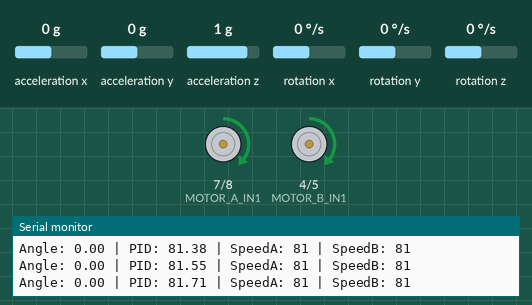
A sketch run on a simulated Arduino Uno, built with avr-gcc and run on an emulated ATmega328P. On the bench: motor-driver pin pairs drawn as motors (green arrow = first pin HIGH = forward, orange = second pin HIGH = backward, longer = more drive, scaled by the enable pin), the last lines printed to the serial monitor. The inputs (shaded band) are chosen by the test bench; at power-on: acceleration z 1 g, acceleration x 0 g, rotation y 0 °/s, acceleration y 0 g, rotation x 0 °/s, rotation z 0 °/s.

Above: at 9.1 s.
9.2 s: acceleration z set to 0.1 g
10.7 s: acceleration z set to -0.2 g
At 10.81 s:
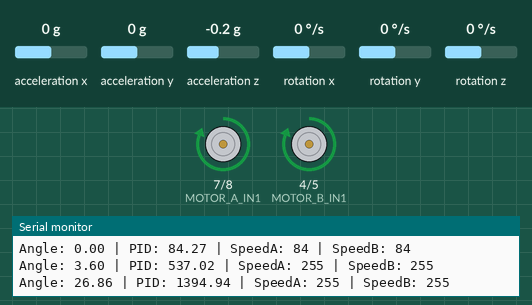
12.4 s: acceleration x set to -0.2 g
At 15.2 s:
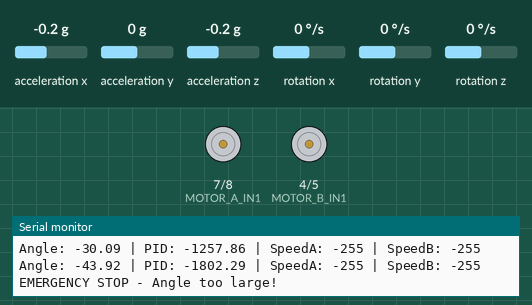
15.4 s: rotation y set to 4 °/s
At 15.8 s:
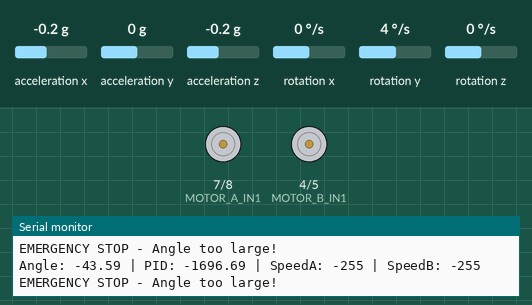
18.4 s: acceleration x set to 0 g
20.3 s: rotation y set to -6 °/s
At 23.2 s:
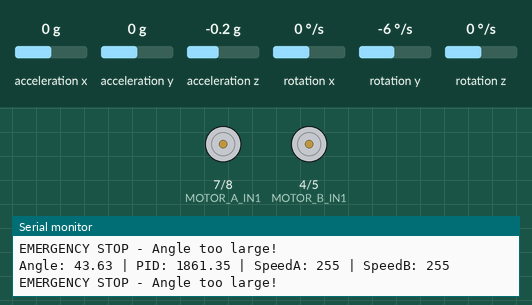
Timing chart, 0 to 24.3 s (numbered marks = the images above; inputs shaded):
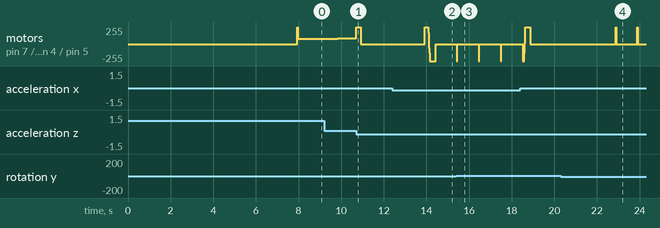

The sketch:

self_balancing_robot.ino
```cpp
/*
 * Self-Balancing Two-Wheel Robot with Serial Control
 *
 * This robot uses PID control and an MPU6050 IMU to maintain balance
 * Commands via USB Serial: 'f' (forward), 'b' (backward), 'l' (left), 'r' (right)
 *
 * Hardware Requirements:
 * - Arduino Nano/Uno
 * - MPU6050 Gyroscope/Accelerometer
 * - L298N Motor Driver
 * - 2x DC Motors with encoders (recommended)
 * - 2x Wheels
 * - Battery (7.4V-12V LiPo recommended)
 */

#include <Wire.h>
#include <MPU6050.h>

// ==================== PIN DEFINITIONS ====================
// Motor A (Left)
#define MOTOR_A_IN1 7
#define MOTOR_A_IN2 8
#define MOTOR_A_PWM 9  // Must be PWM pin

// Motor B (Right)
#define MOTOR_B_IN1 4
#define MOTOR_B_IN2 5
#define MOTOR_B_PWM 10 // Must be PWM pin

// ==================== GLOBAL VARIABLES ====================
MPU6050 mpu;

// PID Variables for balancing
float Kp = 40.0;   // Proportional gain (tune this first)
float Ki = 0.8;    // Integral gain (tune second)
float Kd = 1.2;    // Derivative gain (tune third)

float targetAngle = -2.0;  // Target angle (adjust based on robot's center of gravity)
float currentAngle = 0;
float angleError = 0;
float lastError = 0;
float errorSum = 0;
float pidOutput = 0;

// Motor speed variables
int baseSpeed = 0;      // Base forward/backward speed from commands
int turnSpeed = 0;      // Turning speed from left/right commands
int motorSpeedA = 0;    // Final speed for left motor
int motorSpeedB = 0;    // Final speed for right motor

// Command variables
char command = 's';     // Current command: f/b/l/r/s(stop)
unsigned long lastCommandTime = 0;
const unsigned long COMMAND_TIMEOUT = 500; // Stop if no command for 500ms

// Timing
unsigned long lastTime = 0;
float dt = 0.01; // 10ms loop time

// Complementary filter variables
float accAngle = 0;
float gyroRate = 0;
float filteredAngle = 0;
const float ALPHA = 0.98; // Complementary filter constant

// Safety limits
const int MAX_SPEED = 255;
const int MAX_ANGLE = 45;  // Maximum tilt angle before emergency stop
const float MAX_ERROR_SUM = 100.0; // Anti-windup for integral term

// ==================== SETUP ====================
void setup() {
  // Initialize serial communication
  Serial.begin(115200);
  Serial.println("Self-Balancing Robot Initializing...");

  // Initialize motor pins
  pinMode(MOTOR_A_IN1, OUTPUT);
  pinMode(MOTOR_A_IN2, OUTPUT);
  pinMode(MOTOR_A_PWM, OUTPUT);
  pinMode(MOTOR_B_IN1, OUTPUT);
  pinMode(MOTOR_B_IN2, OUTPUT);
  pinMode(MOTOR_B_PWM, OUTPUT);

  // Initialize I2C and MPU6050
  Wire.begin();
  mpu.initialize();

  // Check MPU6050 connection
  if (mpu.testConnection()) {
    Serial.println("MPU6050 connection successful");
  } else {
    Serial.println("MPU6050 connection failed!");
    while (1); // Halt if sensor not found
  }

  // Calibrate MPU6050
  Serial.println("Calibrating MPU6050... Keep robot upright and still!");
  delay(2000);
  calibrateMPU6050();

  Serial.println("Calibration complete!");
  Serial.println("Commands: f=forward, b=backward, l=left, r=right, s=stop");
  Serial.println("Robot ready!");

  lastTime = millis();
}

// ==================== MAIN LOOP ====================
void loop() {
  unsigned long currentTime = millis();
  dt = (currentTime - lastTime) / 1000.0;
  lastTime = currentTime;

  // Read sensor data and calculate angle
  readSensorAndCalculateAngle();

  // Check for emergency stop condition
  if (abs(currentAngle) > MAX_ANGLE) {
    emergencyStop();
    return;
  }

  // Read serial commands
  readSerialCommands();

  // Calculate PID output for balancing
  calculatePID();

  // Apply command speeds (forward/backward/turn)
  applyCommandSpeeds();

  // Calculate final motor speeds
  motorSpeedA = constrain(pidOutput + baseSpeed - turnSpeed, -MAX_SPEED, MAX_SPEED);
  motorSpeedB = constrain(pidOutput + baseSpeed + turnSpeed, -MAX_SPEED, MAX_SPEED);

  // Drive motors
  driveMotors(motorSpeedA, motorSpeedB);

  // Debug output (comment out for better performance)
  if (currentTime % 100 < dt * 1000) { // Print every ~100ms
    Serial.print("Angle: "); Serial.print(currentAngle);
    Serial.print(" | PID: "); Serial.print(pidOutput);
    Serial.print(" | SpeedA: "); Serial.print(motorSpeedA);
    Serial.print(" | SpeedB: "); Serial.println(motorSpeedB);
  }

  // Maintain consistent loop time
  delay(10); // 10ms = 100Hz update rate
}

// ==================== SENSOR READING ====================
void readSensorAndCalculateAngle() {
  int16_t ax, ay, az;
  int16_t gx, gy, gz;

  // Read raw sensor data
  mpu.getMotion6(&ax, &ay, &az, &gx, &gy, &gz);

  // Calculate angle from accelerometer (in degrees)
  // For a two-wheel robot, we care about pitch (rotation around Y-axis)
  accAngle = atan2(ax, az) * 180.0 / PI;

  // Calculate gyro rate (convert to degrees/second)
  gyroRate = gy / 131.0; // For default ±250°/s range

  // Complementary filter to combine accelerometer and gyroscope
  filteredAngle = ALPHA * (filteredAngle + gyroRate * dt) + (1.0 - ALPHA) * accAngle;

  currentAngle = filteredAngle;
}

// ==================== PID CONTROL ====================
void calculatePID() {
  // Calculate error
  angleError = currentAngle - targetAngle;

  // Proportional term
  float P = Kp * angleError;

  // Integral term (with anti-windup)
  errorSum += angleError * dt;
  errorSum = constrain(errorSum, -MAX_ERROR_SUM, MAX_ERROR_SUM);
  float I = Ki * errorSum;

  // Derivative term
  float D = Kd * (angleError - lastError) / dt;

  // Calculate total PID output
  pidOutput = P + I + D;

  // Store error for next iteration
  lastError = angleError;
}

// ==================== SERIAL COMMANDS ====================
void readSerialCommands() {
  if (Serial.available() > 0) {
    char incoming = Serial.read();

    // Only accept valid commands
    if (incoming == 'f' || incoming == 'b' || incoming == 'l' ||
        incoming == 'r' || incoming == 's') {
      command = incoming;
      lastCommandTime = millis();
    }
  }

  // Timeout check - stop if no command received recently
  if (millis() - lastCommandTime > COMMAND_TIMEOUT) {
    command = 's';
  }
}

// ==================== COMMAND SPEEDS ====================
void applyCommandSpeeds() {
  const int DRIVE_SPEED = 30;  // Base driving speed
  const int TURN_SPEED = 25;   // Turning speed

  switch (command) {
    case 'f': // Forward
      baseSpeed = DRIVE_SPEED;
      turnSpeed = 0;
      break;

    case 'b': // Backward
      baseSpeed = -DRIVE_SPEED;
      turnSpeed = 0;
      break;

    case 'l': // Left (rotate in place)
      baseSpeed = 0;
      turnSpeed = TURN_SPEED;
      break;

    case 'r': // Right (rotate in place)
      baseSpeed = 0;
      turnSpeed = -TURN_SPEED;
      break;

    case 's': // Stop
    default:
      baseSpeed = 0;
      turnSpeed = 0;
      break;
  }
}

// ==================== MOTOR CONTROL ====================
void driveMotors(int speedA, int speedB) {
  // Motor A (Left)
  if (speedA > 0) {
    digitalWrite(MOTOR_A_IN1, HIGH);
    digitalWrite(MOTOR_A_IN2, LOW);
  } else {
    digitalWrite(MOTOR_A_IN1, LOW);
    digitalWrite(MOTOR_A_IN2, HIGH);
  }
  analogWrite(MOTOR_A_PWM, abs(speedA));

  // Motor B (Right)
  if (speedB > 0) {
    digitalWrite(MOTOR_B_IN1, HIGH);
    digitalWrite(MOTOR_B_IN2, LOW);
  } else {
    digitalWrite(MOTOR_B_IN1, LOW);
    digitalWrite(MOTOR_B_IN2, HIGH);
  }
  analogWrite(MOTOR_B_PWM, abs(speedB));
}

// ==================== CALIBRATION ====================
void calibrateMPU6050() {
  int32_t ax_sum = 0, ay_sum = 0, az_sum = 0;
  int32_t gx_sum = 0, gy_sum = 0, gz_sum = 0;
  const int samples = 1000;

  for (int i = 0; i < samples; i++) {
    int16_t ax, ay, az, gx, gy, gz;
    mpu.getMotion6(&ax, &ay, &az, &gx, &gy, &gz);

    ax_sum += ax;
    ay_sum += ay;
    az_sum += az;
    gx_sum += gx;
    gy_sum += gy;
    gz_sum += gz;

    delay(2);
  }

  // Calculate offsets
  int16_t ax_offset = -(ax_sum / samples);
  int16_t ay_offset = -(ay_sum / samples);
  int16_t az_offset = 16384 - (az_sum / samples); // 1g = 16384 in default config
  int16_t gx_offset = -(gx_sum / samples);
  int16_t gy_offset = -(gy_sum / samples);
  int16_t gz_offset = -(gz_sum / samples);

  // Apply offsets
  mpu.setXAccelOffset(ax_offset);
  mpu.setYAccelOffset(ay_offset);
  mpu.setZAccelOffset(az_offset);
  mpu.setXGyroOffset(gx_offset);
  mpu.setYGyroOffset(gy_offset);
  mpu.setZGyroOffset(gz_offset);

  Serial.println("Offsets calculated and applied");
}

// ==================== EMERGENCY STOP ====================
void emergencyStop() {
  // Stop all motors
  digitalWrite(MOTOR_A_IN1, LOW);
  digitalWrite(MOTOR_A_IN2, LOW);
  digitalWrite(MOTOR_B_IN1, LOW);
  digitalWrite(MOTOR_B_IN2, LOW);
  analogWrite(MOTOR_A_PWM, 0);
  analogWrite(MOTOR_B_PWM, 0);

  // Reset integral term
  errorSum = 0;

  Serial.println("EMERGENCY STOP - Angle too large!");
  delay(1000);
}
```

Measured:
- the behaviour switches between 0 and -0.1 g on acceleration z (found by bisection; images 0 and 1)
- the behaviour switches between 0 and -0.1 g on acceleration x (found by bisection; images 1 and 2)
- the behaviour switches between 2 and 3 °/s on rotation y (found by bisection; images 2 and 3)
- after the input at 12.4 s, motor on pin 7 (MOTOR_A_IN1) / pin 8 (MOTOR_A_IN2), motor on pin 4 (MOTOR_B_IN1) / pin 5 (MOTOR_B_IN2): stopped → forward 255/255 after 1.5 s, → backward 255/255 0.16 s later, → stopped 0.34 s later
- after the input at 15.4 s, motor on pin 7 (MOTOR_A_IN1) / pin 8 (MOTOR_A_IN2), motor on pin 4 (MOTOR_B_IN1) / pin 5 (MOTOR_B_IN2): alternates backward 255/255 for 0.02 s and stopped for 1.0 s, starting at once
- after the input at 20.3 s, motor on pin 7 (MOTOR_A_IN1) / pin 8 (MOTOR_A_IN2), motor on pin 4 (MOTOR_B_IN1) / pin 5 (MOTOR_B_IN2): alternates forward 255/255 for 0.02 s and stopped for 1.0 s, starting after 2.6 s
